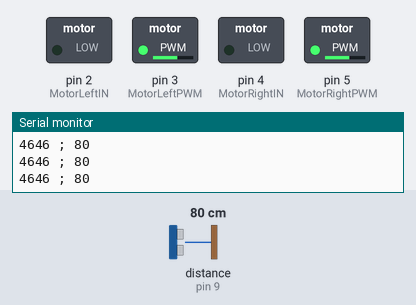
Bench run of a sketch on a simulated Arduino Uno, built with avr-gcc and run on an emulated ATmega328P. On the bench: switched loads named in the sketch (green lamp = pin HIGH), the last lines printed to the serial monitor. Wiring (inferred from the names in the program): ultrasonic range finder: trigger pin 8; echo pin 9. Dashed ring = blinking. The inputs (shaded band) are chosen by the test bench; at power-on: distance to the obstacle (sensor on pin 9) 80 cm. The echo pulse lasts 58.3 µs per cm; pins used as bus, display or sensor lines are not drawn.

Above: at 1.2 s.
1.3 s: distance to the obstacle (sensor on pin 9) set to 22 cm
4.3 s: distance to the obstacle (sensor on pin 9) set to 19 cm
At 4.8 s:
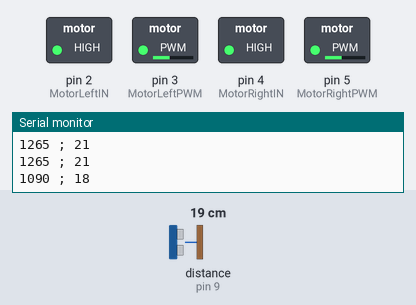
7.3 s: distance to the obstacle (sensor on pin 9) set to 60 cm
At 8.32 s:
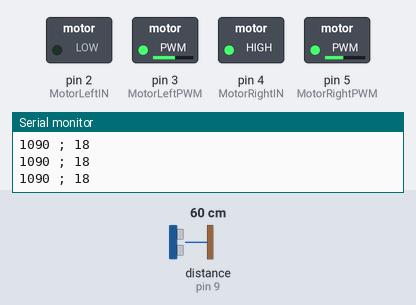
10.0 s: distance to the obstacle (sensor on pin 9) set to 2 cm
At 10.8 s:
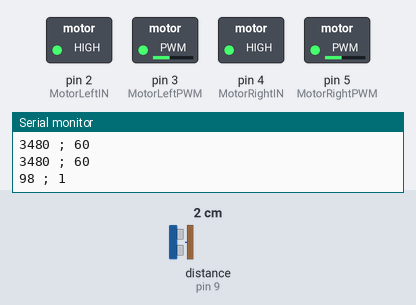
Timing chart, 0 to 14.0 s (numbered marks = the images above; inputs shaded):
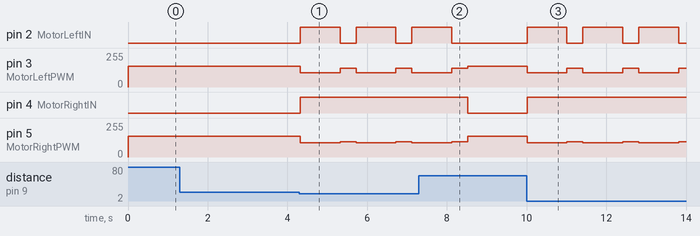

Measured:
- the behaviour switches between 21 and 20 cm on distance to the obstacle (sensor on pin 9) (found by bisection; images 0 and 1)
- after the input at 4.3 s, pin 2 (MotorLeftIN): alternates HIGH for 1.0 s and LOW for 0.40 s, starting at once; pin 3 (MotorLeftPWM): alternates 140/255 for 0.40 s and 106/255 for 1.0 s, starting at once; pin 4 (MotorRightIN): LOW → HIGH at once; pin 5 (MotorRightPWM): alternates 116/255 for 0.40 s and 106/255 for 1.0 s, starting at once
- after the input at 7.3 s, pin 2 (MotorLeftIN): goes on until 8.1 s, then stays LOW; pin 4 (MotorRightIN): HIGH → LOW after 1.2 s
- after the input at 10.0 s, pin 2 (MotorLeftIN): alternates HIGH for 1.0 s and LOW for 0.40 s, starting at once; pin 3 (MotorLeftPWM): alternates 140/255 for 0.40 s and 106/255 for 1.0 s, starting at once; pin 4 (MotorRightIN): LOW → HIGH at once; pin 5 (MotorRightPWM): alternates 116/255 for 0.40 s and 106/255 for 1.0 s, starting at once

The sketch:

Obstacle_avoiding_robot_2.ino
```cpp
const int MotorLeftIN = 2;
const int MotorLeftPWM = 3;
const int MotorRightIN = 4;
const int MotorRightPWM = 5;

const int trigPin = 8;
const int echoPin = 9;
long value = 0;
int cm = 0;

void setup(){
  pinMode(MotorLeftIN, OUTPUT);
  pinMode(MotorLeftPWM, OUTPUT);
  pinMode(MotorRightIN, OUTPUT);
  pinMode(MotorRightPWM, OUTPUT);
  Serial.begin(9600);
  pinMode(trigPin, OUTPUT);
  pinMode(echoPin, INPUT);
  digitalWrite(trigPin, LOW);
}
void loop(){
  getdistance();

  if(cm<20 && cm>0){
    stopMovement();
    moveBackward(-150);
    delay(1000);
    turnRight(140);
    delay(400);
  }else{
    moveForward(155);
  }

}

void moveForward(int motorSpeed){
  //motorSpeed should be 1 to 255
  analogWrite(MotorLeftPWM, motorSpeed);
  digitalWrite(MotorLeftIN, 0);
  analogWrite(MotorRightPWM, motorSpeed);
  digitalWrite(MotorRightIN, 0);
}

void stopMovement(){
  analogWrite(MotorLeftPWM, 0);
  digitalWrite(MotorLeftIN, 0);
  analogWrite(MotorRightPWM, 0);
  digitalWrite(MotorRightIN, 0);
}

void moveBackward(int motorSpeed){
  //motorSpeed should be -255 to -1
  analogWrite(MotorLeftPWM, motorSpeed);
  digitalWrite(MotorLeftIN, 1);
  analogWrite(MotorRightPWM, motorSpeed);
  digitalWrite(MotorRightIN, 1);
}

void turnRight(int motorSpeed){
  analogWrite(MotorLeftPWM, motorSpeed);
  digitalWrite(MotorLeftIN, 0);
  analogWrite(MotorRightPWM, motorSpeed*-1);
  digitalWrite(MotorRightIN, 1);
}

void turnLeft(int motorSpeed){
  analogWrite(MotorLeftPWM, motorSpeed*-1);
  digitalWrite(MotorLeftIN, 1);
  analogWrite(MotorRightPWM, motorSpeed);
  digitalWrite(MotorRightIN, 0);
}

void getdistance(){
  digitalWrite(trigPin, HIGH);
  delayMicroseconds(10);
  digitalWrite(trigPin, LOW);
  value = pulseIn(echoPin, HIGH, 50000);
  cm = value / 58;
  Serial.print(value);
  Serial.print(" ; ");
  Serial.println(cm);
}
```
